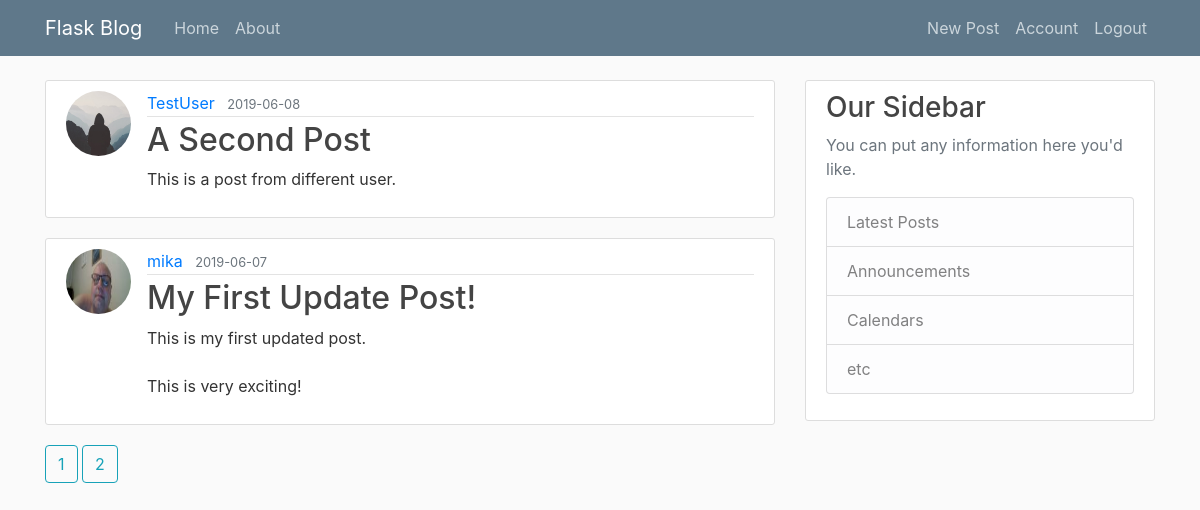
/home?page=2 (signed in), run on the app's committed database.
### flaskblog/models.py (models this page shows, shortened)
class Post(db.Model):
    id = db.Column(db.Integer, primary_key=True)
    title = db.Column(db.String(100), nullable=False)
    date_posted = db.Column(db.DateTime, nullable=False, default=datetime.utcnow)
    content = db.Column(db.Text, nullable=False)
    user_id = db.Column(db.Integer, db.ForeignKey('user.id'), nullable=False)

class User(db.Model, UserMixin):
    id = db.Column(db.Integer, primary_key=True)
    username = db.Column(db.String(20), unique=True, nullable=False)
    email = db.Column(db.String(120), unique=True, nullable=False)
    image_file = db.Column(db.String(20), nullable=False, default='default.jpg')
    password = db.Column(db.String(60), nullable=False)
    posts = db.relationship('Post', backref='author', lazy=True)

### flaskblog/routes.py (the view)
@app.route('/')
@app.route('/home')
def home():
    page = request.args.get('page', 1, type=int)
    posts = Post.query.order_by(Post.date_posted.desc()).paginate(page=page, per_page=5)
    return render_template('home.html', posts=posts)

### flaskblog/models.py (called while the page is built)
@login_manager.user_loader
def load_user(user_id):
    return User.query.get(int(user_id))

### flaskblog/templates/home.html
{% extends "layout.html" %}
{% block content %}
    {% for post in posts.items %}
    <article class="media content-section">
        <img  class="rounded-circle article-img" src="{{ url_for('static', filename='profile_pics/' + post.author.image_file) }}">
        <div class="media-body">
            <div class="article-metadata">
            <a class="mr-2" href="#">{{ post.author.username }}</a>
            <small class="text-muted">{{ post.date_posted.strftime('%Y-%m-%d') }}</small>
            </div>
            <h2><a class="article-title" href="{{ url_for('post', post_id=post.id) }}">{{ post.title }}</a></h2>
            <p class="article-content">{{ post.content }}</p>
        </div>
    </article>
    {% endfor %}
    {% for page_num in posts.iter_pages() %}
        {% if page_num %}
          <a class="btn btn-outline-info mb-4" href="{{ url_for('home', page=page_num) }}">{{ page_num }}</a>
        {% else %}
          ...
        {% endif %}
    {% endfor %}
{% endblock content %}

### flaskblog/static/main.css (style rules this page uses)
body { background: #fafafa; color: #333333; margin-top: 5rem; }
h1, h2, h3, h4, h5, h6 { color: #444444; }
.content-section { background: #ffffff; padding: 10px 20px; border: 1px solid #dddddd; border-radius: 3px; margin-bottom: 20px; }
.article-title { color: #444444; }
.article-content { white-space: pre-line; }
.article-img { height: 65px; width: 65px; margin-right: 16px; }
.article-metadata { padding-bottom: 1px; margin-bottom: 4px; border-bottom: 1px solid #e3e3e3 }

### data on the page
Post: image_file (placeholder picture), author.username "TestUser", date_posted "2019-06-08", title "A Second Post", content "This is a post from different user."
Post: image_file (picture), author.username "mika", date_posted "2019-06-07", title "My First Update Post!", content "This is my first updated post. This is very exciting!"

### other printed values
{{ page_num }} "1" "2"
